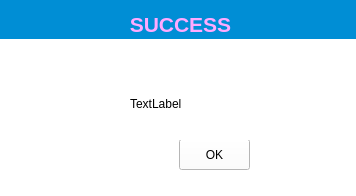
<?xml version="1.0" encoding="UTF-8"?>
<ui version="4.0">
 <class>MyMessageBox</class>
 <widget class="QWidget" name="MyMessageBox">
  <property name="geometry">
   <rect>
    <x>0</x>
    <y>0</y>
    <width>356</width>
    <height>196</height>
   </rect>
  </property>
  <property name="windowTitle">
   <string>Form</string>
  </property>
  <widget class="QWidget" name="widget" native="true">
   <property name="geometry">
    <rect>
     <x>0</x>
     <y>-1</y>
     <width>361</width>
     <height>41</height>
    </rect>
   </property>
   <property name="styleSheet">
    <string notr="true">background-color: rgb(0, 142, 213);</string>
   </property>
   <widget class="QLabel" name="label">
    <property name="geometry">
     <rect>
      <x>0</x>
      <y>10</y>
      <width>361</width>
      <height>31</height>
     </rect>
    </property>
    <property name="text">
     <string>&lt;html&gt;&lt;head/&gt;&lt;body&gt;&lt;p&gt;&lt;span style=&quot; font-size:16pt; font-weight:600; color:#ffaaff;&quot;&gt;SUCCESS&lt;/span&gt;&lt;/p&gt;&lt;/body&gt;&lt;/html&gt;</string>
    </property>
    <property name="alignment">
     <set>Qt::AlignCenter</set>
    </property>
   </widget>
  </widget>
  <widget class="QWidget" name="widget_2" native="true">
   <property name="geometry">
    <rect>
     <x>-1</x>
     <y>39</y>
     <width>361</width>
     <height>161</height>
    </rect>
   </property>
   <property name="styleSheet">
    <string notr="true">background-color: rgb(255, 255, 255);</string>
   </property>
   <widget class="QPushButton" name="okPushButton">
    <property name="geometry">
     <rect>
      <x>180</x>
      <y>100</y>
      <width>71</width>
      <height>31</height>
     </rect>
    </property>
    <property name="styleSheet">
     <string notr="true">background-image: url(:/images/2.png);</string>
    </property>
    <property name="text">
     <string>OK</string>
    </property>
   </widget>
   <widget class="QWidget" name="">
    <property name="geometry">
     <rect>
      <x>14</x>
      <y>28</y>
      <width>331</width>
      <height>73</height>
     </rect>
    </property>
    <layout class="QHBoxLayout" name="horizontalLayout">
     <item>
      <widget class="QLabel" name="label_2">
       <property name="minimumSize">
        <size>
         <width>71</width>
         <height>71</height>
        </size>
       </property>
       <property name="maximumSize">
        <size>
         <width>71</width>
         <height>71</height>
        </size>
       </property>
       <property name="styleSheet">
        <string notr="true"/>
       </property>
       <property name="text">
        <string/>
       </property>
      </widget>
     </item>
     <item>
      <spacer name="horizontalSpacer">
       <property name="orientation">
        <enum>Qt::Horizontal</enum>
       </property>
       <property name="sizeType">
        <enum>QSizePolicy::Maximum</enum>
       </property>
       <property name="sizeHint" stdset="0">
        <size>
         <width>40</width>
         <height>20</height>
        </size>
       </property>
      </spacer>
     </item>
     <item>
      <widget class="QLabel" name="label_3">
       <property name="minimumSize">
        <size>
         <width>0</width>
         <height>41</height>
        </size>
       </property>
       <property name="maximumSize">
        <size>
         <width>16777215</width>
         <height>41</height>
        </size>
       </property>
       <property name="text">
        <string>TextLabel</string>
       </property>
      </widget>
     </item>
     <item>
      <spacer name="horizontalSpacer_2">
       <property name="orientation">
        <enum>Qt::Horizontal</enum>
       </property>
       <property name="sizeHint" stdset="0">
        <size>
         <width>40</width>
         <height>20</height>
        </size>
       </property>
      </spacer>
     </item>
    </layout>
   </widget>
  </widget>
 </widget>
 <tabstops>
  <tabstop>okPushButton</tabstop>
 </tabstops>
 <resources/>
 <connections/>
</ui>
